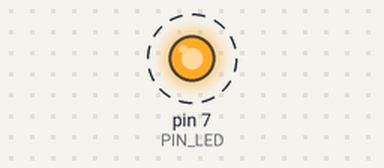
Simulated run of this sketch. Board: Arduino Uno, built with avr-gcc and run on an emulated ATmega328P. Shown: output pins drawn as LEDs (lit = HIGH). Dashed ring = blinking. At 2.2 s the program stops and its outputs stay as they are.

Above: at 1.05 s.
Timing chart, 0 to 3.7 s (numbered marks = the images above):
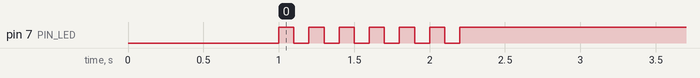

The sketch:

05_practice_2.ino
```cpp
#define PIN_LED 7

uint8_t cnt = 0;

void setup() {
  Serial.begin(115200);

  pinMode(PIN_LED, OUTPUT);
  digitalWrite(PIN_LED, false);

  while(!Serial);

  delay(1000);
}

void loop() {
  digitalWrite(PIN_LED, true);
  delay(100);
  digitalWrite(PIN_LED, false);
  delay(100);

  cnt++;
  if(cnt > 5) {
    digitalWrite(PIN_LED, true);
    while(true);
  }
}
```

Measured:
- by itself, pin 7 (PIN_LED): alternates HIGH for 0.10 s and LOW for 0.10 s, 13 changes in all, then stays HIGH
